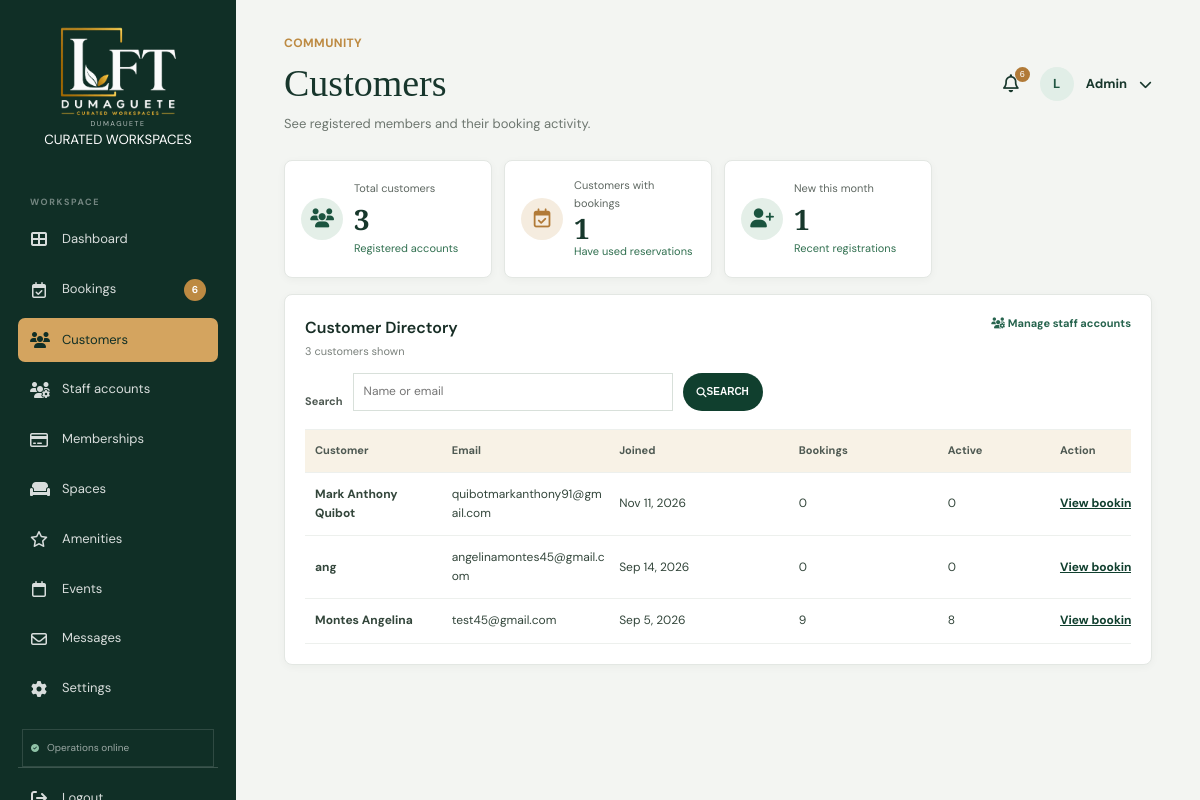
The app's page /Admin/customers/index.php (signed in) with its own data.
### tables this page shows
CREATE TABLE `users` (
  `id` int(10) UNSIGNED NOT NULL,
  `name` varchar(120) NOT NULL,
  `email` varchar(190) NOT NULL,
  `password_hash` varchar(255) NOT NULL,
  `role` enum('customer','staff','admin') NOT NULL DEFAULT 'customer',
  `phone` varchar(40) NOT NULL DEFAULT '',
  `created_at` timestamp NOT NULL DEFAULT current_timestamp(),
  `updated_at` timestamp NOT NULL DEFAULT current_timestamp() ON UPDATE current_timestamp(),
  `profile_image` varchar(255) DEFAULT NULL
);

### Includes/db.php (called while the page is built, shortened)
<?php
function e(string|int|float|null $value): string
{
    return htmlspecialchars((string) $value, ENT_QUOTES, 'UTF-8');
}

### Admin/customers/index.php (the view, shortened to what this page needs)
<?php
$connection = db();
$search = trim($_GET['q'] ?? '');
$conditions = [
    "users.role = 'customer'"
];
$params = [];
$sql = "
    SELECT
        users.id,
        users.name,
        users.email,
        users.created_at,
        COUNT(bookings.id) AS booking_count,
        SUM(
            CASE
                WHEN bookings.status IN (
                    'Pending',
                    'Confirmed',
                    'Checked in'
                )
                THEN 1
                ELSE 0
            END
        ) AS active_count,
        MAX(bookings.created_at) AS last_booking_at
    FROM users
    LEFT JOIN bookings
        ON bookings.user_id = users.id
    WHERE " . implode(' AND ', $conditions) . "
    GROUP BY
        users.id,
        users.name,
        users.email,
        users.created_at
    ORDER BY
        users.created_at DESC
";
$statement = $connection->prepare($sql);
$statement->execute($params);
$customers = $statement->fetchAll(PDO::FETCH_ASSOC);
$totalCustomers = (int) $connection
    ->query(
        "
        SELECT COUNT(*)
        FROM users
        WHERE role = 'customer'
        "
    )
    ->fetchColumn();
$customersWithBookings = (int) $connection
    ->query(
        "
        SELECT COUNT(DISTINCT users.id)
        FROM users
        INNER JOIN bookings
            ON bookings.user_id = users.id
        WHERE users.role = 'customer'
        "
    )
    ->fetchColumn();
$newCustomersThisMonth = (int) $connection
    ->query(
        "
        SELECT COUNT(*)
        FROM users
        WHERE role = 'customer'
        AND created_at >= DATE_FORMAT(
            CURDATE(),
            '%Y-%m-01'
        )
        "
    )
    ->fetchColumn();
$stats = [
    'customers' => $totalCustomers,
    'withBookings' => $customersWithBookings,
    'newThisMonth' => $newCustomersThisMonth
];
?>
<!DOCTYPE html>
<html lang="en">
<head>
    <link
        rel="stylesheet"
        href="../../assets/css/style.css"
    >
    <link
        rel="stylesheet"
        href="../../assets/css/portal.css"
    >
    <link
        rel="stylesheet"
        href="https://cdnjs.cloudflare.com/ajax/libs/font-awesome/6.5.2/css/all.min.css"
    >
</head>
<body>
<main class="admin-app">
    <?php require_once __DIR__ . '/../sidebar.php'; ?>
    <div class="admin-main">
        <header class="admin-topbar">
            <div>
                <p class="section-label">
                    COMMUNITY
                </p>
                <h1>
                    Customers
                </h1>
                <p>
                    See registered members and their booking activity.
                </p>
            </div>
            <?php require_once __DIR__ . '/../profile.php'; ?>
        </header>
        <section class="admin-kpis">
            <article>
                <i class="fa-solid fa-users"></i>
                <span>
                    Total customers
                </span>
                <strong>
                    <?= $stats['customers'] ?>
                </strong>
                <small>
                    Registered accounts
                </small>
            </article>
            <article>
                <i class="fa-regular fa-calendar-check"></i>
                <span>
                    Customers with bookings
                </span>
                <strong>
                    <?= $stats['withBookings'] ?>
                </strong>
                <small>
                    Have used reservations
                </small>
            </article>
            <article>
                <i class="fa-solid fa-user-plus"></i>
                <span>
                    New this month
                </span>
                <strong>
                    <?= $stats['newThisMonth'] ?>
                </strong>
                <small>
                    Recent registrations
                </small>
            </article>
        </section>
        <section class="admin-widget booking-panel">
            <div class="widget-heading">
                <div>
                    <h2>
                        Customer Directory
                    </h2>
                    <p>
                        <?= count($customers) ?>
                        customer<?= count($customers) === 1 ? '' : 's' ?>
                        shown
                    </p>
                </div>
                <a href="../staff/">
                    <i class="fa-solid fa-users-gear"></i>
                    Manage staff accounts
                </a>
            </div>
            <form
                class="booking-filters"
                method="get"
                action="index.php"
            >
                <label for="customer-search">
                    Search
                </label>
                <input
                    id="customer-search"
                    name="q"
                    type="text"
                    value="<?= e($search) ?>"
                    placeholder="Name or email"
                >
                <button
                    class="btn btn-green"
                    type="submit"
                >
                    <i class="fa-solid fa-magnifying-glass"></i>
                    SEARCH
                </button>
            </form>
            <div class="booking-table">
                <div class="message-table-head">
                    <span>
                        Customer
                    </span>
                    <span>
                        Email
                    </span>
                    <span>
                        Joined
                    </span>
                    <span>
                        Bookings
                    </span>
                    <span>
                        Active
                    </span>
                    <span>
                        Action
                    </span>
                </div>
                <?php if (!$customers): ?>
                    <div class="empty-state">
                        <i class="fa-solid fa-users-slash"></i>
                        <h3>
                            No customers found
                        </h3>
                        <p>
                            Try searching using another name or email.
                        </p>
                    </div>
                <?php else: ?>
                    <?php foreach ($customers as $customer): ?>
                        <div class="message-table-row">
                            <strong>
                                <?= e(
                                    $customer['name']
                                    ?? 'Customer'
                                ) ?>
                            </strong>
                            <span>
                                <?= e(
                                    $customer['email']
                                    ?? ''
                                ) ?>
                            </span>
                            <span>
                                <?php if (
                                    !empty(
                                        $customer['created_at']
                                    )
                                ): ?>
                                    <?= date(
                                        'M j, Y',
                                        strtotime(
                                            $customer['created_at']
                                        )
                                    ) ?>
                                <?php else: ?>
                                    —
                                <?php endif; ?>
                            </span>
                            <span>
                                <?= (int) (
                                    $customer['booking_count']
                                    ?? 0
                                ) ?>
                            </span>
                            <span>
                                <?= (int) (
                                    $customer['active_count']
                                    ?? 0
                                ) ?>
                            </span>
                            <a
                                class="text-link"
                                href="../bookings/?q=<?= urlencode(
                                    $customer['email'] ?? ''
                                ) ?>"
                            >
                                View bookings
                            </a>
                        </div>
                    <?php endforeach; ?>
                <?php endif; ?>
            </div>
        </section>
    </div>
</main>
</body>
</html>

### assets/css/style.css (style rules this page uses)
:root { --green: #103f2e; --dark-green: #0b3023; --gold: #bd8a42; --cream: #f8f5ef; --white: #ffffff; --black: #111111; --gray: #666666; --border: #d8c7a8; --container: 1180px; }
* { margin: 0; padding: 0; box-sizing: border-box; }
html { scroll-behavior: smooth; }
body { font-family: 'DM Sans', Arial, sans-serif; background: var(--cream); color: var(--black); line-height: 1.6; }
a { text-decoration: none; color: inherit; }
.btn { display: inline-flex; align-items: center; justify-content: center; padding: 12px 26px; border-radius: 30px; font-size: 12px; font-weight: 700; transition: .2s ease; }
.btn-green { color: white; background: var(--green); }
.section-label { color: var(--gold); font-size: 12px; font-weight: 700; letter-spacing: .4px; }
.success-message a, .auth-switch a, .empty-state a, .booking-links a, .text-link { color: var(--green); font-weight: 700; text-decoration: underline; }
.admin-app { min-height: 100vh; display: flex; background: #f3f5f2; }
.admin-main { flex: 1 1 auto; width: calc(100% - 236px); min-width: 0; margin-left: 236px; padding: 34px clamp(22px, 4vw, 58px); }
.admin-topbar { display: flex; align-items: center; justify-content: space-between; gap: 20px; margin-bottom: 25px; }
.admin-topbar h1 { font-family: 'Playfair Display', serif; font-size: 38px; font-weight: 500; color: #17362c; letter-spacing: 0; }
.admin-topbar p:last-child { color: #6d766f; font-size: 13px; }
.admin-kpis { display: grid; grid-template-columns: repeat(4, 1fr); gap: 12px; margin-bottom: 16px; }
.admin-kpis article, .admin-widget { background: white; border: 1px solid #e3e7e3; border-radius: 8px; box-shadow: 0 2px 8px rgba(19,45,35,.04); }
.admin-kpis article { min-height: 118px; padding: 16px; display: grid; grid-template-columns: 42px 1fr; column-gap: 11px; align-items: center; }
.admin-kpis article > i { grid-row: span 3; width: 42px; height: 42px; display: grid; place-items: center; border-radius: 50%; background: #e4efe8; color: #1b543f; font-size: 19px; }
.admin-kpis article:nth-child(even) > i { background: #f5ecdf; color: #b17a37; }
.admin-kpis span, .admin-kpis small { font-size: 11px; color: #5f6862; }
.admin-kpis strong { color: #17382c; font-family: 'Playfair Display', serif; font-size: 28px; line-height: 1; }
.admin-kpis small { color: #317050; }
.admin-widget { padding: 18px; min-width: 0; }
.widget-heading { display: flex; justify-content: space-between; align-items: start; gap: 15px; margin-bottom: 12px; }
.widget-heading h2 { color: #182e26; font-size: 16px; font-weight: 600; }
.widget-heading p { color: #7a817c; font-size: 11px; margin-top: 3px; }
.widget-heading a { color: #27644e; font-size: 11px; font-weight: 700; white-space: nowrap; }
.booking-panel { padding: 20px; }
.booking-filters { display: flex; align-items: end; gap: 10px; padding: 0 0 18px; border-bottom: 1px solid #edf0ed; }
.booking-filters label { display: grid; gap: 5px; color: #4e5952; font-size: 11px; font-weight: 700; }
.booking-filters input, .booking-filters select, .booking-update-form select { min-height: 38px; border: 1px solid #d8e0da; padding: 8px 10px; background: #fff; font: inherit; font-size: 12px; }
.booking-filters input { width: min(320px, 35vw); }
.booking-filters .btn, .booking-update-form .btn { min-height: 38px; padding: 9px 14px; border: 0; cursor: pointer; font-size: 10px; }
.booking-table { overflow-x: auto; }
.message-table-head, .message-table-row { min-width: 900px; display: grid; grid-template-columns: 1fr 1.25fr 1.35fr 1.1fr .8fr 1.1fr; gap: 14px; align-items: center; padding: 12px 10px; border-bottom: 1px solid #edf0ed; font-size: 12px; }
.message-table-head { color: #4e5952; background: #f8f2e6; font-size: 11px; font-weight: 700; }
.message-table-row { color: #33463b; }
.message-table-row span { overflow-wrap: anywhere; }

### records on screen
users: name "Mark Anthony Quibot", email "quibotmarkanthony91@gmail.com", created_at "Nov 11, 2026", booking_count "0", active_count "0"
users: name "ang", email "angelinamontes45@gmail.com", created_at "Sep 14, 2026", booking_count "0", active_count "0"
users: name "Montes Angelina", email "test45@gmail.com", created_at "Sep 5, 2026", booking_count "9", active_count "8"

### other values on screen
$pendingBookings "6"
$stats['customers'] "3"
$stats['withBookings'] "1"
$stats['newThisMonth'] "1"
count($customers) "3"
